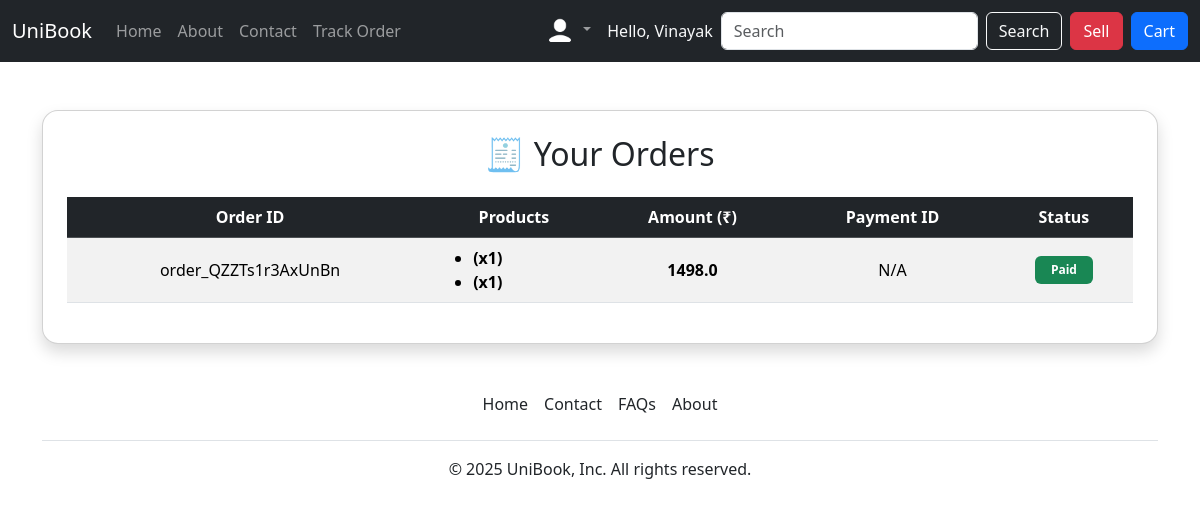
Page /track_orders/ (signed in) on the earlier database version.
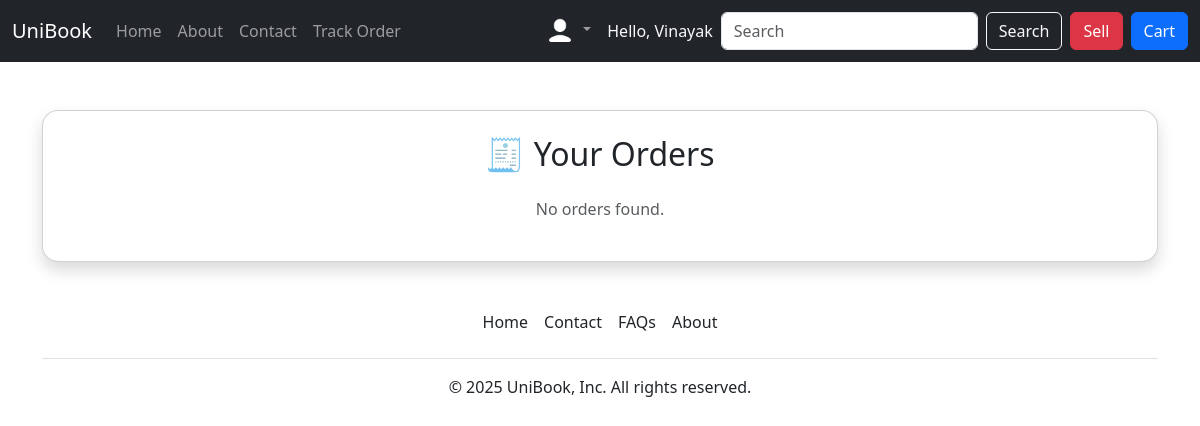
Same page on the later database version.
### home/models.py (models this page shows, shortened)
class Order(models.Model):
    user = models.ForeignKey(User, on_delete=models.CASCADE)
    amount = models.IntegerField()
    razorpay_order_id = models.CharField(max_length=100, blank=True, null=True)
    razorpay_payment_id = models.CharField(max_length=100, blank=True, null=True)
    paid = models.BooleanField(default=False)
    date = models.DateTimeField(auto_now_add=True)
    @property
    def amount_in_rupees(self):
        return self.amount / 100

class OrderItem(models.Model):
    order = models.ForeignKey(Order, related_name='items', on_delete=models.CASCADE)
    product = models.ForeignKey(Product, on_delete=models.CASCADE)
    quantity = models.PositiveIntegerField()

### home/views.py (the view)
# urls.py: path('track_orders/', views.track_orders, name='track_orders')
def track_orders(request):
    if request.user.is_anonymous:
            return redirect('/login')
    orders = Order.objects.filter(user=request.user).prefetch_related('items__product')
    return render(request, 'track_orders.html', {'orders': orders})

### templates/track_orders.html (shortened to what this page needs)
{% extends 'base.html' %}
{% block body %}
<div class="container mt-5">
    <div class="card shadow p-4 rounded-4">
        <h2 class="mb-4 text-center">🧾 Your Orders</h2>
        {% if orders %}
            <div class="table-responsive">
                <table class="table table-striped table-hover align-middle text-center">
                    <thead class="table-dark">
                        <tr>
                            <th scope="col">Order ID</th>
                            <th scope="col">Products</th>
                            <th scope="col">Amount (₹)</th>
                            <th scope="col">Payment ID</th>
                            <th scope="col">Status</th>
                        </tr>
                    </thead>
                    <tbody>
                        {% for order in orders %}
                        <tr>
                            <td class="fw-medium">{{ order.razorpay_order_id }}</td>
                            <td class="text-start">
                                <ul class="mb-0">
                                    {% for item in order.items.all %}
                                        <li>{{ item.product.name }} <strong>(x{{ item.quantity }})</strong></li>
                                    {% endfor %}
                                </ul>
                            </td>
                            <td class="fw-semibold">{{ order.amount_in_rupees }}</td>
                            <td>{{ order.razorpay_payment_id|default:"N/A" }}</td>
                            <td>
                                {% if order.paid %}
                                    <span class="badge bg-success px-3 py-2">Paid</span>
                                {% else %}
                                    <span class="badge bg-danger px-3 py-2">Pending</span>
                                {% endif %}
                            </td>
                        </tr>
                        {% endfor %}
                    </tbody>
                </table>
            </div>
        {% else %}
            <p class="text-muted text-center">No orders found.</p>
        {% endif %}
    </div>
</div>
{% endblock %}

Differences in the rows shown:
removed Order: razorpay_order_id "order_QZZTs1r3AxUnBn", amount_in_rupees "1498.0", razorpay_payment_id "N/A", paid "Paid"
removed OrderItem: quantity "1"
removed OrderItem: quantity "1"
Other differences:
text no longer shown: "Order ID Products Amount (₹) Payment ID Status"
text now shown: "No orders found."
